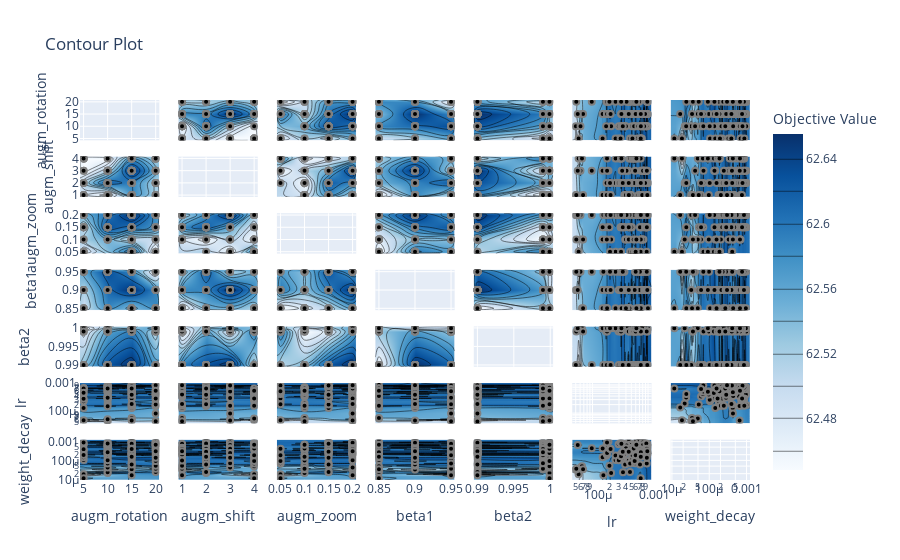

The notebook cell saved with this chart:
### Code cell
# 2D contours of param interactions
plot_contour(study)
